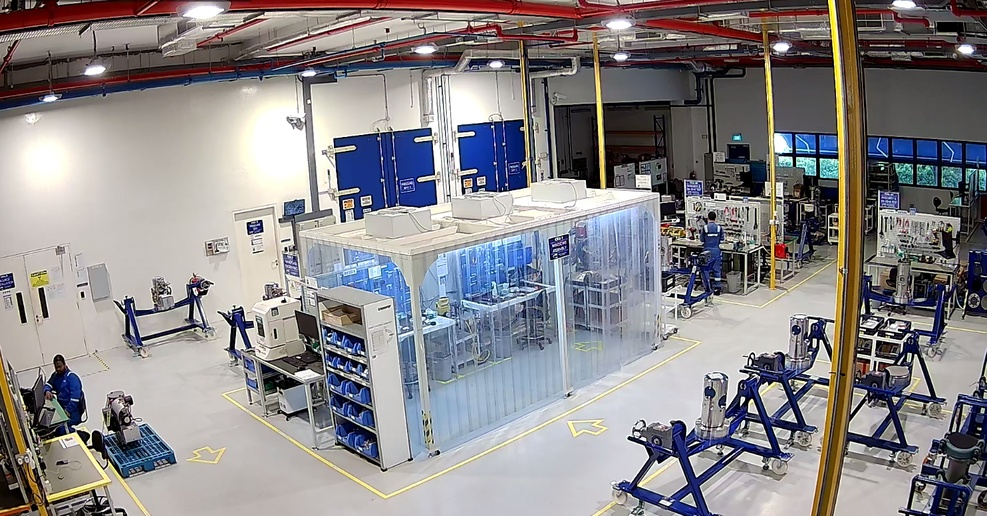
#> input picture images/img1.jpg, 987 x 516 px, shrunk from 1484 x 776 before the run
$ python SIFT.py
#> lines starting #> are read from the running program, lines starting #| are printed output that depends on the picture
import cv2
import cv2 as cv
import numpy as np
import matplotlib.pyplot as plt
img1=cv.imread('./images/img1.jpg')
#> img1 is the input picture: shape (516, 987, 3); mean B, G, R 136.9, 134.8, 138.1
img2=cv.imread('./images/img2.jpg')
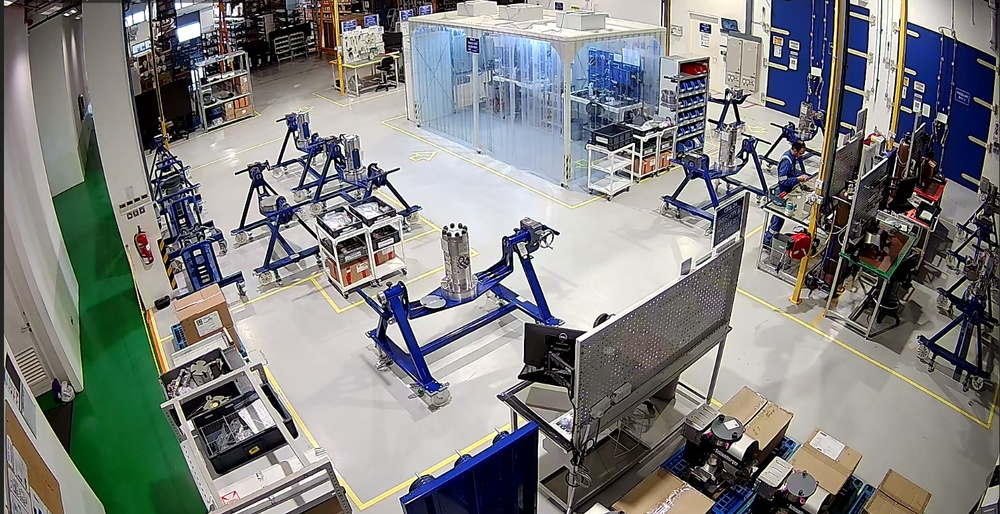
#> input picture images/img2.jpg, 1000 x 514 px, shrunk from 1504 x 773 before the run
#> img2 is the input picture: shape (514, 1000, 3); mean B, G, R 126.4, 127.5, 126.4
print(img1.shape)
#| (516, 987, 3)
grayImage1=cv.cvtColor(img1,cv.COLOR_RGBA2GRAY)
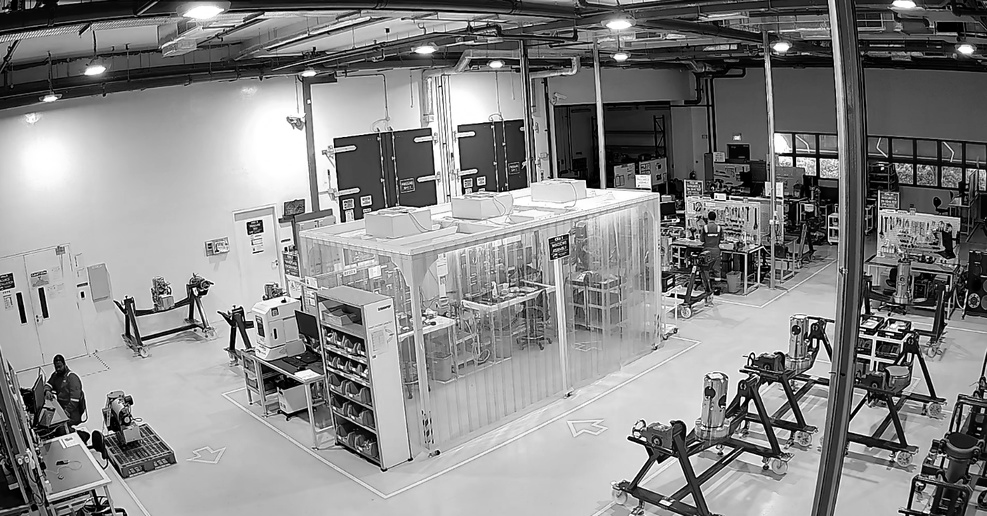
#> grayImage1: shape (516, 987); min 0, max 255, mean 135.9
grayImage2=cv.cvtColor(img2,cv.COLOR_RGBA2GRAY)
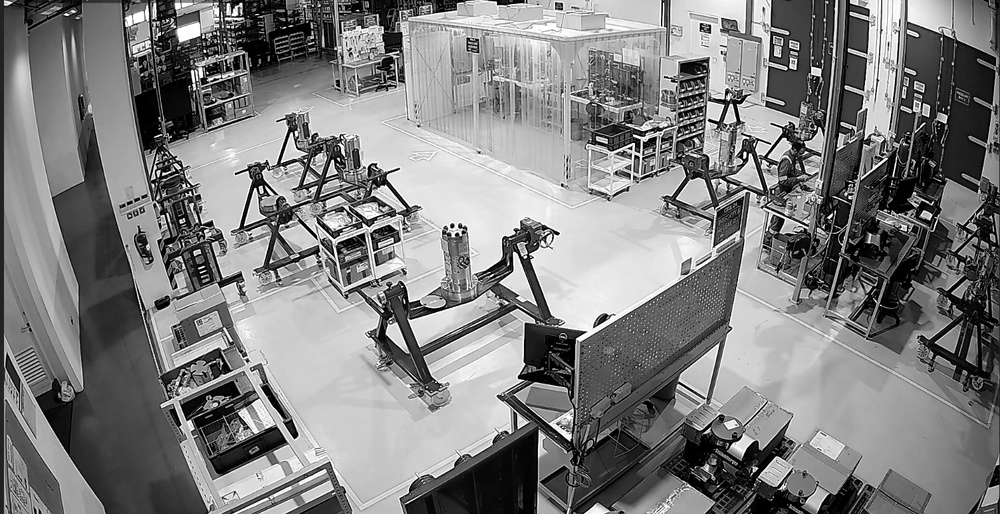
#> grayImage2: shape (514, 1000); min 0, max 255, mean 127
#Key point detection with sift
sift=cv.SIFT.create()

kp1,des1=sift.detectAndCompute(img1,None)
#> kp1 = 2961 keypoints; strongest (x, y, size): (124, 307, 1.9), (743, 399, 3.4), (882, 168, 2), (752, 356, 1.9)
kp2,des2=sift.detectAndCompute(img2,None)
#> kp2 = 3151 keypoints; strongest (x, y, size): (338, 159, 1.9), (305, 160, 1.9), (562, 185, 2), (525, 257, 1.9)

##Create feature matcher
#bf Matcher
bf=cv.BFMatcher(cv.NORM_L2, crossCheck=True)
bfmatches=bf.match(des1,des2)
#> bfmatches = 888 matches
bfmatches=sorted(bfmatches,key=lambda x:x.distance)

#Flann Matcher
index_params=dict(algorithm=1,trees=5)
search_params=dict(checks=50)
flann=cv.FlannBasedMatcher(index_params,search_params)

N=30
#Homography for bfmatch
src_pts=np.float32([kp1[m.queryIdx].pt for m in bfmatches[:N]]).reshape(-1,1,2)
#> src_pts = 30 rows, first 8: [472, 133.5], [338.5, 469.1], [352.8, 147.6], [472, 133.5], [352.8, 147.6], [847.3, 109.7], [356.4, 190], [351, 476.6]
dst_pts=np.float32([kp2[m.queryIdx].pt for m in bfmatches[:N]]).reshape(-1,1,2)
#> dst_pts = 30 rows, first 8: [351.7, 193.7], [264.9, 190.6], [280.9, 39.85], [351.7, 193.7], [280.9, 39.85], [787.9, 132.6], [282.3, 55.04], [278, 225.1]
H,status=cv.findHomography(src_pts,dst_pts,cv.RANSAC,5.0)
#> H = [[0.375, -0.378, 129], [0.953, 0.115, -324.3], [-0.000198, -0.00135, 1]]; status = 30 values, max 1 at index 0, min 0 at index 1, mean 0.233
h,w,channels=img1.shape
#> h = 516; w = 987; channels = 3
im1reg=cv.warpPerspective(img1,H,(w,h))
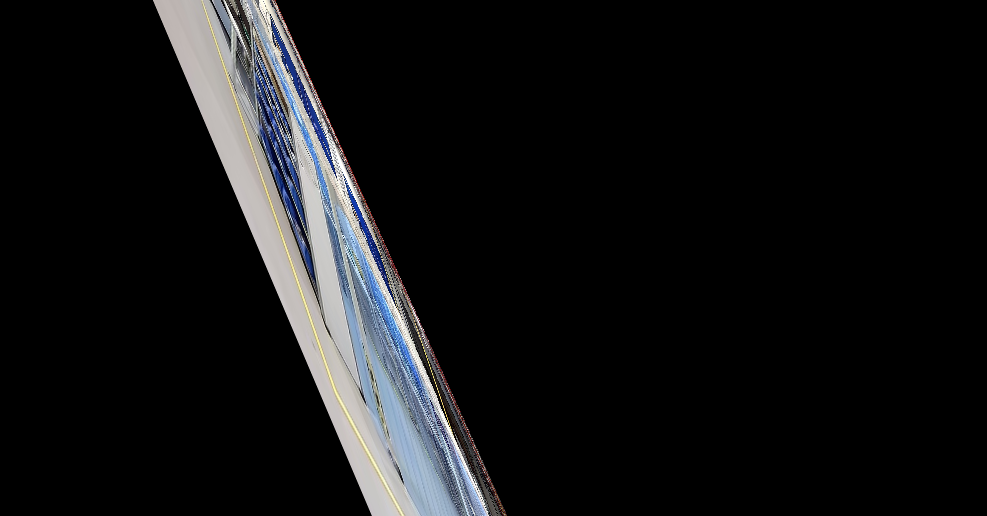
#> im1reg: shape (516, 987, 3); mean B, G, R 21.2, 20.1, 19.7
cv.imshow('warpped', im1reg)
cv2.waitKey(0)
